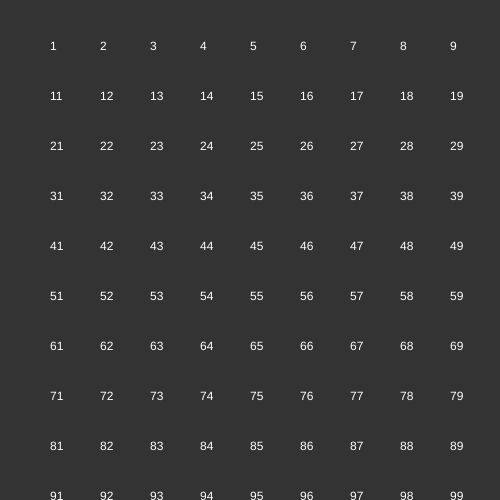
Frame 1 (no input)
Frame 2 (the mouse pressed at the canvas centre, redrawn once): identical to frame 1, image omitted

The p5.js sketch that drew this single still picture (run headless with seeded random() and noise() and a simulated clock; the mouse was pressed at the canvas centre and the sketch redrawn once):

// p5.js sketch
// ── sketch.js
let CANV = 500;
let OFFSET = 50;
let RC =  CANV/OFFSET;

var Xlocations = [];
var Ylocations = [];

function setup()
{
  var canvas = createCanvas(CANV, CANV);
  //canvas.parent('sketch-wrapper');
  for (let i = 0; i < RC; i++)
  {
    Xlocations[i] = (i*OFFSET)+OFFSET;
  }
  for (let i = 0; i < RC; i++)
  {
    Ylocations[i] = (i*OFFSET)+OFFSET;
  }
}

function draw()
{
  background(51);
  var count = 1;
  for (let x = 0; x < RC; x++)
  {
    for(let y = 0; y < RC; y++)
    {
      noStroke();
      fill(255);
      text(count, Xlocations[y], Ylocations[x]);
      count++;
    }
  }
  noLoop();
}
